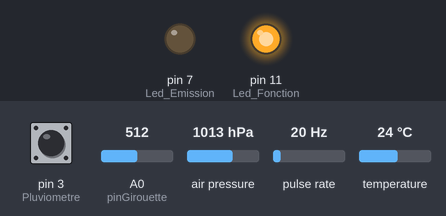
The sketch below on a simulated Arduino Uno, built with avr-gcc and run on an emulated ATmega328P. Parts: output pins drawn as LEDs (lit = HIGH). Wiring (inferred from the names in the program): pulse sensor: data pin 2. The test bench sets the inputs (shaded band); at power-on: pin 3 (Pluviometre) HIGH, A0 (pinGirouette) = 512, air pressure 1013 hPa, pulse rate 20 Hz, temperature 24 °C. No radio packets arrive unless stated.

Above: at 1.0 s.
At 17.0 s:
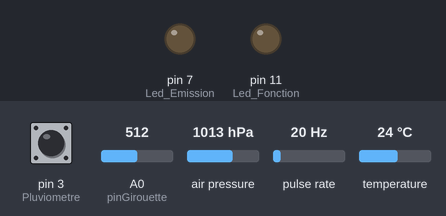
At 35.0 s:
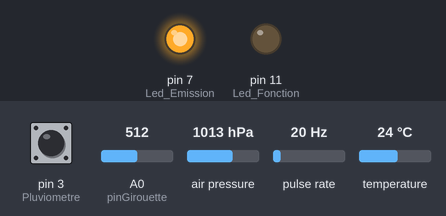
Timing chart, 0 to 46.9 s (numbered marks = the images above):
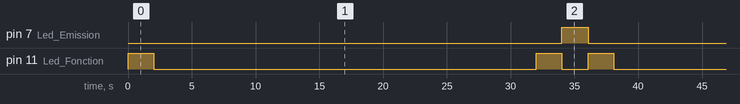

Measured:
- by itself, pin 7 (Led_Emission): alternates HIGH for 2.1 s and LOW for 34.0 s
- by itself, pin 11 (Led_Fonction): repeats every 36.1 s: LOW 30.0 s, HIGH 2.0 s, LOW 2.1 s, HIGH 2.0 s
- by itself, everything shown: repeats every 36.1 s, in 5 steps

The sketch:

station_v3.1_433.ino
```cpp
/*
 * Version OK
 */
#include <stdio.h>
#include <VirtualWire.h>
#include <SPI.h>
#include <Wire.h>
#include <Adafruit_BMP183.h>
#include <JeeLib.h>

//#include <Servo.h>

int  Vitesse=0;
float N_maxi=0;
int V_maxi=0;
float T_mini=99, T_maxi=99;

struct Donnees {
  float Temp;
  int Pression;
  float Pluie;
  int Vitesse;
  int Index_V;
  int Niv_maxi;
  float Temp_mini;
  float Temp_maxi;
  int Vit_maxi;
};

struct Donnees mesdonnees;
uint8_t rcvdSize = sizeof(mesdonnees);
char Message[VW_MAX_MESSAGE_LEN];


/*
	Variables pour le Barometre
 */
#define BMP183_CLK  9
#define BMP183_SDO  8  // AKA MISO
#define BMP183_SDI  6  // AKA MOSI

#define BMP183_CS   5
Adafruit_BMP183 bmp = Adafruit_BMP183(BMP183_CLK, BMP183_SDO, BMP183_SDI, BMP183_CS);

//Servo myServo;
//int const Lumiere = A1;
//int const Pin_Servo = 12;
//int Val_Lumiere;
//int angle;

/*
 Variables pour la Girouette
 */

int const pinGirouette = A0;
int ValpinGirouette;


#define NUMDIRS 8
//float adc[NUMDIRS + 1] = {
 //   0.0, 0.365, 0.43, 0.535, 0.76, 1.045, 1.295, 1.69, 2.115, 2.59, 3.005, 3.255, 3.635, 3.94, 4.33, 4.7, 5.0
//  };
int adc[NUMDIRS]={26,45,77,118,161,197,220,256};
//char *strVals[NUMDIRS]={"W","NW","N","SW","NE","S","SE","E"};
//char *strVals[NUMDIRS] = {"ESE","ENE", "E","SSE", "SE","SSW", "S", "NNE","NE","WSW","SW","NNW","N","WNW", "W", "NW"};

const int Led_Emission = 7;
const int Led_Fonction = 11;
/*
  Variables pour le Pluviometre
 */

const int Pluviometre = 3;

volatile unsigned long Cpt_Pluv = 0;

/*
  Variables pour l' Anemometre
 */
const int Anemometre = 2;

volatile unsigned long Cpt_Anem = 0;
volatile boolean f_vent;
unsigned int Etat_Anemometre = 0;
float Rayon = 0.07;

unsigned long time;
unsigned long Calcul_Speed_Suivant;

//ISR(WDT_vect) {
//  Sleepy::watchdogEvent();
//}

int fct_Calcul_Girouette() {


  int dirOffset = 0;
  unsigned int val;
  float voltage;
  //int x = 0;
byte x,reading;


  val = analogRead(pinGirouette);
  val >>= 2;
  reading=val;
//  voltage = (float)val / 1024.0 * 5.0;
//Serial.println(reading);
//  x = 0;
//  while (x <= NUMDIRS + 1 )
//  {
//    if ( voltage >= adc[x] && voltage < adc[(x + 1)] )
//    {
//      break;
//    }
//    x++;
//  }
//for (x=0;x=adc[x]) && (voltage < adc[(x+1)])) { break; }
//  x = (x + dirOffset) % NUMDIRS;
  for (x=0;x<NUMDIRS;x++) {
    if (adc[x] >= reading )
      break;
  }
  x=(x+dirOffset)%8;
//    Serial.println(x);
//    Serial.println(strVals[x]);
  return (x);

}

void setup()
{

  vw_set_tx_pin(4);
  vw_setup(2000);     // Bits par seconde

  Serial.begin(9600);
  //Serial.println(F("reboot"));
  pinMode(Anemometre, INPUT);
  digitalWrite(Anemometre, HIGH);
  attachInterrupt(0, cpt_Anemometre, FALLING);

  pinMode(Pluviometre, INPUT);
  digitalWrite(Pluviometre, HIGH);
  attachInterrupt(1, cpt_Pluviometre, FALLING);

  pinMode(Led_Emission,OUTPUT);
  pinMode(Led_Fonction,OUTPUT);

//  myServo.attach(Pin_Servo);
}

void loop() {


  f_vent = false;
  digitalWrite(Led_Fonction,HIGH);
  delay(2000);
//  Val_Lumiere = analogRead(Lumiere);

//  angle = map (Val_Lumiere,0,1023,0,179);
//  Serial.print(F("Angle: "));
//  Serial.println(angle);
//  myServo.write(angle);

  //	Calcul Girouette
  mesdonnees.Index_V = fct_Calcul_Girouette();
  digitalWrite(Led_Fonction,LOW);

  //  Calcul Anemometre

  time = millis();
  Calcul_Speed_Suivant = time + 30000;
  f_vent = true;
  while (time < Calcul_Speed_Suivant)
  {
    time = millis();
  }
  digitalWrite(Led_Fonction,HIGH);
  mesdonnees.Vitesse = fct_Calcul_Vitesse_Vent();
  delay(2000);
  digitalWrite(Led_Fonction,LOW);
//  Serial.println(Vitesse);
  f_vent = false;

  //	Calcul Pluviometre
  digitalWrite(Led_Fonction,HIGH);
  mesdonnees.Pluie =  fct_Calcul_Pluviometre();
  digitalWrite(Led_Fonction,LOW);

  //	Calcul Temperature

  if (!bmp.begin())
  {
    Serial.println(F("Erreur init baro"));
    //while (1);
  }
  mesdonnees.Temp = bmp.getTemperature();

  //	Calcul Pression atmosphérique

  mesdonnees.Pression = bmp.getPressure() / 100;

  if ( mesdonnees.Vitesse > V_maxi )
  {
    mesdonnees.Vit_maxi = mesdonnees.Vitesse;
    V_maxi=mesdonnees.Vitesse;
  }

  if ( mesdonnees.Pluie > N_maxi )
  {
    mesdonnees.Niv_maxi = mesdonnees.Pluie;
    N_maxi=mesdonnees.Pluie;
//    Serial.println(Niv_maxi);
  }

  if ( mesdonnees.Temp < T_mini || T_mini == 99 )
  {
    mesdonnees.Temp_mini = mesdonnees.Temp;
  }
  if ( mesdonnees.Temp > T_maxi || T_maxi == 99 )
  {
    mesdonnees.Temp_maxi = mesdonnees.Temp;
  }

  digitalWrite(Led_Emission,HIGH);
  vw_send((uint8_t *) &mesdonnees, sizeof(rcvdSize));
//  Serial.println(mesdonnees);
  vw_wait_tx();
  delay(2000);
  digitalWrite(Led_Fonction,LOW);
  digitalWrite(Led_Emission,LOW);
/*  for (byte i = 0; i < 3; ++i)
  Sleepy::loseSomeTime(60000); */

}


void cpt_Anemometre()
{
  if (f_vent)
  {
    Cpt_Anem++;
  }
}
void cpt_Pluviometre()
{
  Cpt_Pluv++;
}
int fct_Calcul_Vitesse_Vent()
{

  int Vitesse = 0;

  /*
  Formule de calcul de Vitesse
   V(m/mn)= N(t/mn) * Pi * D(mm) / 1000
   V(km/h) = V(m/mn) * 0.06
   */

  //Nb_tour = Cpt_Anem / 10;
//  Vitesse = Cpt_Anem * 12 * 3.14 * 140 * 0.06 / 1000;
  Vitesse = Cpt_Anem * 2* 3.14 * 140 * 0.06 / 1000;
//Serial.println(Cpt_Anem);
  Cpt_Anem = 0;
  return (Vitesse);
}

float fct_Calcul_Pluviometre()
{
//  Serial.println(Cpt_Pluv);

//  Niveau = Cpt_Pluv * 0.2794 / 2;
  float Niv = Cpt_Pluv * 0.2794;
//Cpt_Pluv
  return (Niv);
}
```
